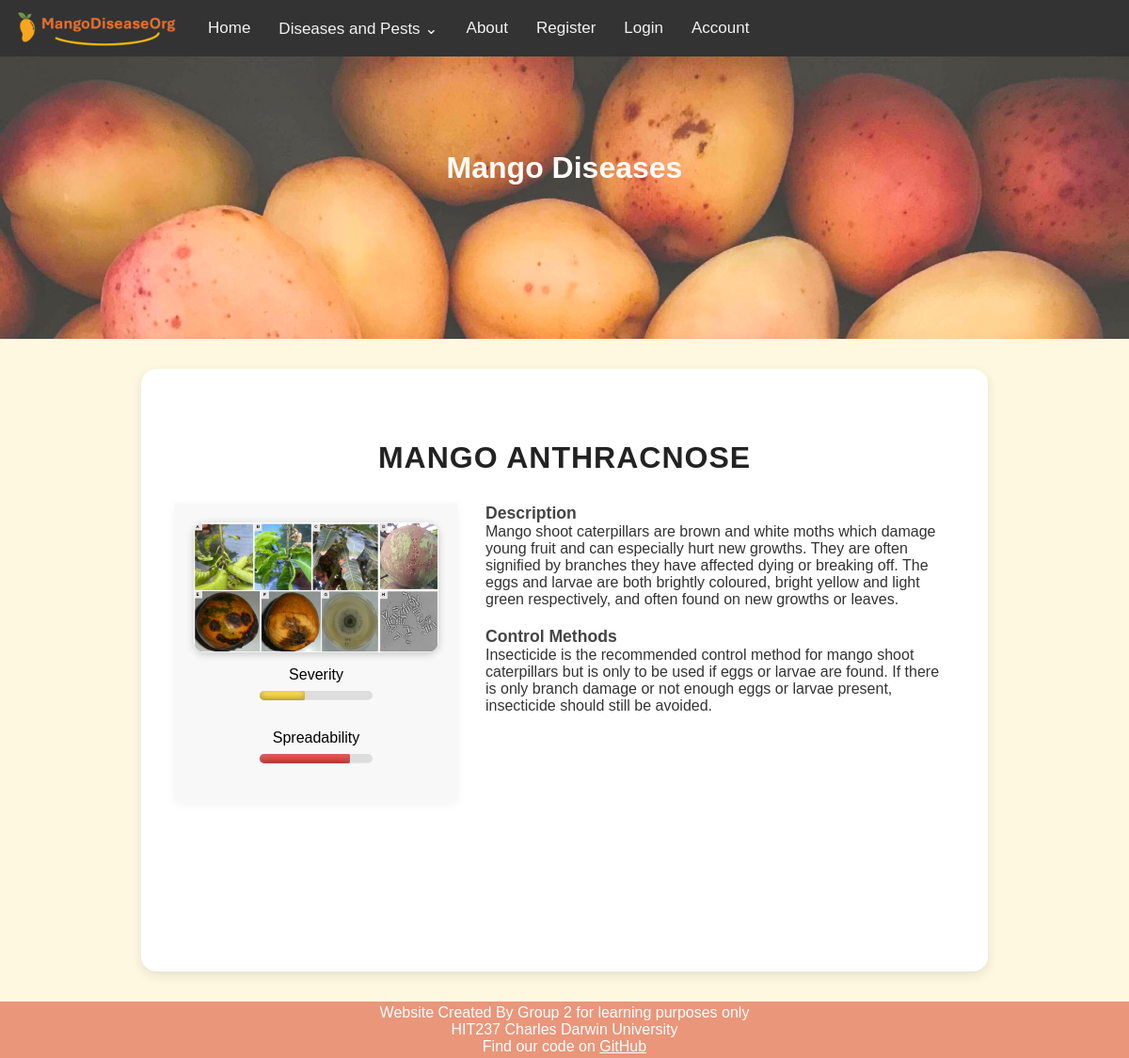
Page /disease/Mango Anthracnose/ on the earlier database version.
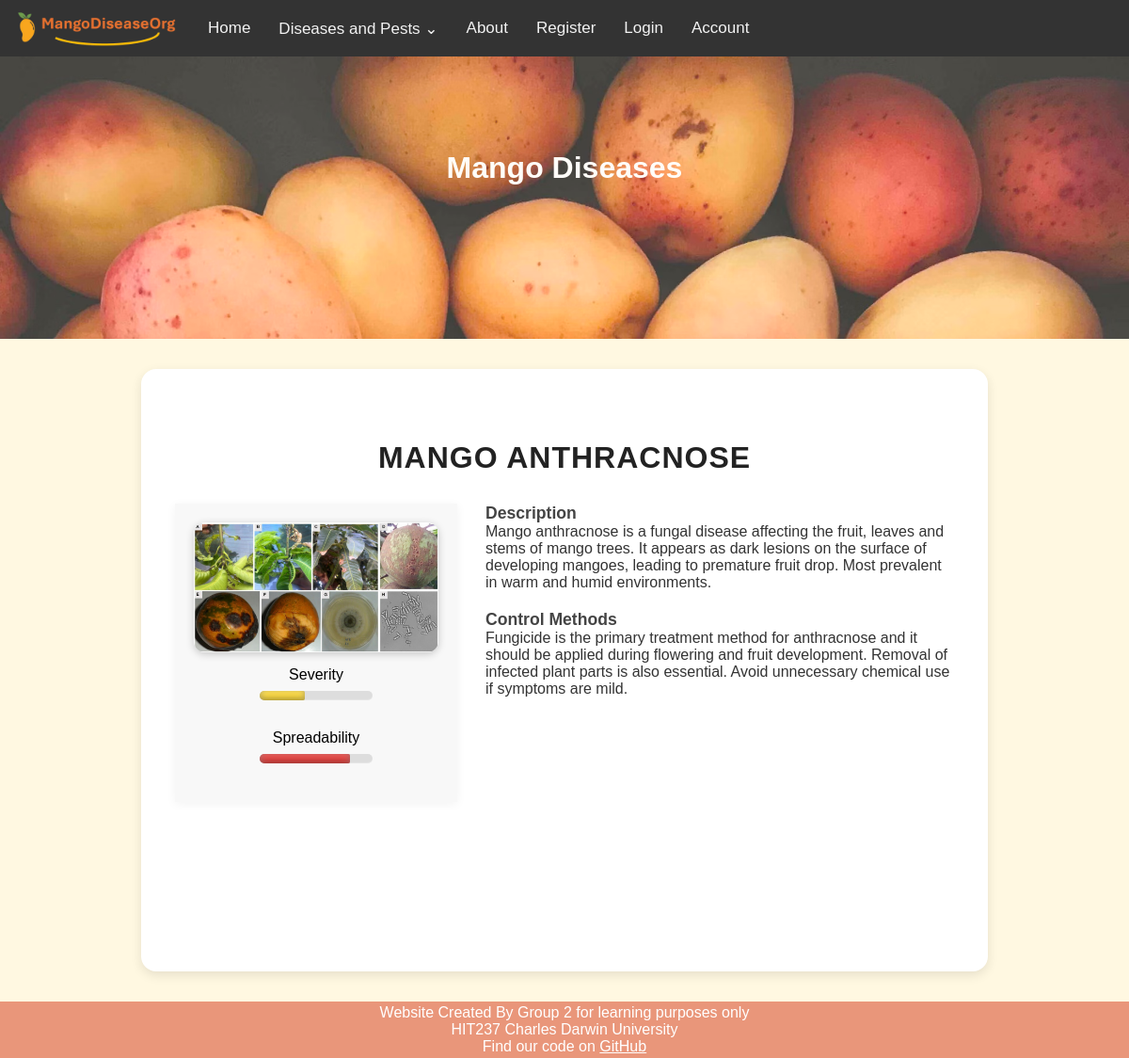
Same page on the later database version.
### mango_disease_app/models.py (models this page shows, shortened)
class Disease(models.Model):
    DISEASE_TYPES = [
        ('pest', 'Pest'),
        ('disease', 'Disease')
    ]
    diseaseName = models.CharField(max_length=255)
    type = models.CharField(choices=DISEASE_TYPES, max_length=7, default=DISEASE_TYPES[1][1])
    severity = models.IntegerField(validators=[validators.MinValueValidator(0),validators.MaxValueValidator(10)])
    spreadability = models.IntegerField(validators=[validators.MinValueValidator(0),validators.MaxValueValidator(10)])
    shortDescription = models.TextField()
    longDescription = models.TextField()
    controlMethod = models.TextField()
    image = models.ImageField(upload_to="disease_images/", default="disease_images/default.JPG")

### mango_disease_app/views.py (the view)
# urls.py: re_path(r'^disease/(?P<name>.+)/$', views.ind_disease, name='ind_disease'),
def ind_disease(request, name):
    try:
        disease = Disease.objects.get(diseaseName=name)
    except Disease.DoesNotExist:
        return render(request, 'mango_disease_app/ind_disease.html')
    return render(request, 'mango_disease_app/ind_disease.html',{'disease':disease})

### mango_disease_app/context_processors.py (called while the page is built)
def disease_menu(request):
    return {'navs': Disease.objects.all()}

### mango_disease_app/templatetags/custom_filters.py (called while the page is built)
@register.filter
def multiply(value, arg):
    try:
        return float(value) * float(arg)
    except (ValueError, TypeError):
        return ''

@register.filter
def meterclass(value):
    try:
        if value >= 7:
            return 'meter-high'
        elif value >= 4:
            return 'meter-med'
        else:
            return 'meter-low'
    except Exception:
        return ''

### mango_disease_app/templates/mango_disease_app/ind_disease.html (shortened to what this page needs)
{% extends 'mango_disease_app/base.html' %}
{% load custom_filters %}
{% load static %}
{%block content %}
    <div class="disease-detail">
        <h2 class="disease-title">
            {{disease.diseaseName}}
        </h2>
        <div class ="disease-main">
            <div class="disease-image-box">
                <img class="disease-image"src="{{ disease.image.url }}">
                <div class = "disease-stats">
                    <div class = "stat">
                        <label for="meter">Severity</label>
                        <div class="meter">
                            <span
                            class="meter {{ disease.severity|meterclass }}"
                            style="width: {{ disease.severity|multiply:10 }}%;">
                            </span>
                        </div>
                    </div>
                    <div class="stat">
                        <label for="meter">Spreadability</label>
                        <div class="meter">
                            <span
                            class="meter {{ disease.spreadability|meterclass }}"
                            style="width: {{disease.spreadability|multiply:10  }}%;">
                            </span>
                        </div>
                    </div>
                </div>
            </div>
            <div class ="disease-text">
                <div>
                    <h3 class = "slabel">Description</h3>
                    <p>{{disease.longDescription}}</p>
                </div>
                <div>
                    <h3 class = "slabel">Control Methods</h3>
                    <p>{{disease.controlMethod}}</p>
            </div>
        </div>
    </div>
{% endblock %}

Differences in the rows shown:
changed Disease "MANGO ANTHRACNOSE": longDescription "Mango shoot caterpillars are brown and white moths which damage young fruit and can especially hurt new growths. They are often signified by branches they have affected dying or breaking off. The eggs and larvae are both brightly coloured, bright yellow and light green respectively, and often found on new growths or leaves." → "Mango anthracnose is a fungal disease affecting the fruit, leaves and stems of mango trees. It appears as dark lesions on the surface of developing mangoes, leading to premature fruit drop. Most prevalent in warm and humid environments."; controlMethod "Insecticide is the recommended control method for mango shoot caterpillars but is only to be used if eggs or larvae are found. If there is only branch damage or not enough eggs or larvae present, insecticide should still be avoided." → "Fungicide is the primary treatment method for anthracnose and it should be applied during flowering and fruit development. Removal of infected plant parts is also essential. Avoid unnecessary chemical use if symptoms are mild."
